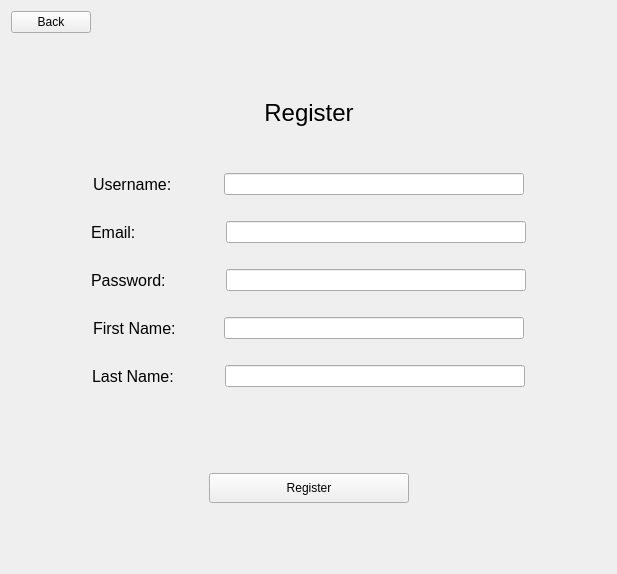
      <widget class="QWidget" name="register_form_page">
       <layout class="QVBoxLayout" name="verticalLayout_4">
        <item>
         <layout class="QVBoxLayout" name="verticalLayout_3">
          <item>
           <layout class="QHBoxLayout" name="horizontalLayout_14">
            <item>
             <widget class="QPushButton" name="backButton">
              <property name="text">
               <string>Back</string>
              </property>
             </widget>
            </item>
            <item>
             <spacer name="horizontalSpacer_58">
              <property name="orientation">
               <enum>Qt::Horizontal</enum>
              </property>
              <property name="sizeHint" stdset="0">
               <size>
                <width>40</width>
                <height>20</height>
               </size>
              </property>
             </spacer>
            </item>
            <item>
             <spacer name="horizontalSpacer_59">
              <property name="orientation">
               <enum>Qt::Horizontal</enum>
              </property>
              <property name="sizeHint" stdset="0">
               <size>
                <width>40</width>
                <height>20</height>
               </size>
              </property>
             </spacer>
            </item>
            <item>
             <spacer name="horizontalSpacer_60">
              <property name="orientation">
               <enum>Qt::Horizontal</enum>
              </property>
              <property name="sizeHint" stdset="0">
               <size>
                <width>40</width>
                <height>20</height>
               </size>
              </property>
             </spacer>
            </item>
           </layout>
          </item>
          <item>
           <spacer name="verticalSpacer_4">
            <property name="orientation">
             <enum>Qt::Vertical</enum>
            </property>
            <property name="sizeHint" stdset="0">
             <size>
              <width>20</width>
              <height>40</height>
             </size>
            </property>
           </spacer>
          </item>
          <item>
           <spacer name="horizontalSpacer_57">
            <property name="orientation">
             <enum>Qt::Horizontal</enum>
            </property>
            <property name="sizeHint" stdset="0">
             <size>
              <width>40</width>
              <height>20</height>
             </size>
            </property>
           </spacer>
          </item>
          <item>
           <layout class="QHBoxLayout" name="horizontalLayout_7">
            <item>
             <spacer name="horizontalSpacer_20">
              <property name="orientation">
               <enum>Qt::Horizontal</enum>
              </property>
              <property name="sizeHint" stdset="0">
               <size>
                <width>40</width>
                <height>20</height>
               </size>
              </property>
             </spacer>
            </item>
            <item>
             <widget class="QLabel" name="label_log_in_2">
              <property name="font">
               <font>
                <pointsize>18</pointsize>
               </font>
              </property>
              <property name="text">
               <string>Register</string>
              </property>
              <property name="alignment">
               <set>Qt::AlignCenter</set>
              </property>
             </widget>
            </item>
            <item>
             <spacer name="horizontalSpacer_21">
              <property name="orientation">
               <enum>Qt::Horizontal</enum>
              </property>
              <property name="sizeHint" stdset="0">
               <size>
                <width>40</width>
                <height>20</height>
               </size>
              </property>
             </spacer>
            </item>
           </layout>
          </item>
          <item>
           <spacer name="horizontalSpacer_22">
            <property name="orientation">
             <enum>Qt::Horizontal</enum>
            </property>
            <property name="sizeHint" stdset="0">
             <size>
              <width>40</width>
              <height>20</height>
             </size>
            </property>
           </spacer>
          </item>
          <item>
           <spacer name="horizontalSpacer_23">
            <property name="orientation">
             <enum>Qt::Horizontal</enum>
            </property>
            <property name="sizeHint" stdset="0">
             <size>
              <width>40</width>
              <height>20</height>
             </size>
            </property>
           </spacer>
          </item>
          <item>
           <layout class="QHBoxLayout" name="horizontalLayout_8">
            <item>
             <spacer name="horizontalSpacer_24">
              <property name="orientation">
               <enum>Qt::Horizontal</enum>
              </property>
              <property name="sizeHint" stdset="0">
               <size>
                <width>40</width>
                <height>20</height>
               </size>
              </property>
             </spacer>
            </item>
            <item>
             <spacer name="horizontalSpacer_25">
              <property name="orientation">
               <enum>Qt::Horizontal</enum>
              </property>
              <property name="sizeHint" stdset="0">
               <size>
                <width>40</width>
                <height>20</height>
               </size>
              </property>
             </spacer>
            </item>
            <item>
             <widget class="QLabel" name="label_username_log_in_2">
              <property name="font">
               <font>
                <pointsize>12</pointsize>
               </font>
              </property>
              <property name="text">
               <string>Username: </string>
              </property>
             </widget>
            </item>
            <item>
             <spacer name="horizontalSpacer_26">
              <property name="orientation">
               <enum>Qt::Horizontal</enum>
              </property>
              <property name="sizeHint" stdset="0">
               <size>
                <width>40</width>
                <height>20</height>
               </size>
              </property>
             </spacer>
            </item>
            <item>
             <widget class="QLineEdit" name="input_username_register">
              <property name="minimumSize">
               <size>
                <width>300</width>
                <height>0</height>
               </size>
              </property>
             </widget>
            </item>
            <item>
             <spacer name="horizontalSpacer_27">
              <property name="orientation">
               <enum>Qt::Horizontal</enum>
              </property>
              <property name="sizeHint" stdset="0">
               <size>
                <width>40</width>
                <height>20</height>
               </size>
              </property>
             </spacer>
            </item>
            <item>
             <spacer name="horizontalSpacer_28">
              <property name="orientation">
               <enum>Qt::Horizontal</enum>
              </property>
              <property name="sizeHint" stdset="0">
               <size>
                <width>40</width>
                <height>20</height>
               </size>
              </property>
             </spacer>
            </item>
           </layout>
          </item>
          <item>
           <spacer name="horizontalSpacer_56">
            <property name="orientation">
             <enum>Qt::Horizontal</enum>
            </property>
            <property name="sizeHint" stdset="0">
             <size>
              <width>40</width>
              <height>20</height>
             </size>
            </property>
           </spacer>
          </item>
          <item>
           <layout class="QHBoxLayout" name="horizontalLayout_13">
            <item>
             <spacer name="horizontalSpacer_51">
              <property name="orientation">
               <enum>Qt::Horizontal</enum>
              </property>
              <property name="sizeHint" stdset="0">
               <size>
                <width>40</width>
                <height>20</height>
               </size>
              </property>
             </spacer>
            </item>
            <item>
             <spacer name="horizontalSpacer_52">
              <property name="orientation">
               <enum>Qt::Horizontal</enum>
              </property>
              <property name="sizeHint" stdset="0">
               <size>
                <width>40</width>
                <height>20</height>
               </size>
              </property>
             </spacer>
            </item>
            <item>
             <widget class="QLabel" name="label_username_log_in_3">
              <property name="font">
               <font>
                <pointsize>12</pointsize>
               </font>
              </property>
              <property name="text">
               <string>Email:          </string>
              </property>
             </widget>
            </item>
            <item>
             <spacer name="horizontalSpacer_53">
              <property name="orientation">
               <enum>Qt::Horizontal</enum>
              </property>
              <property name="sizeHint" stdset="0">
               <size>
                <width>40</width>
                <height>20</height>
               </size>
              </property>
             </spacer>
            </item>
            <item>
             <widget class="QLineEdit" name="input_email_register">
              <property name="minimumSize">
               <size>
                <width>300</width>
                <height>0</height>
               </size>
              </property>
             </widget>
            </item>
            <item>
             <spacer name="horizontalSpacer_54">
              <property name="orientation">
               <enum>Qt::Horizontal</enum>
              </property>
              <property name="sizeHint" stdset="0">
               <size>
                <width>40</width>
                <height>20</height>
               </size>
              </property>
             </spacer>
            </item>
            <item>
             <spacer name="horizontalSpacer_55">
              <property name="orientation">
               <enum>Qt::Horizontal</enum>
              </property>
              <property name="sizeHint" stdset="0">
               <size>
                <width>40</width>
                <height>20</height>
               </size>
              </property>
             </spacer>
            </item>
           </layout>
          </item>
          <item>
           <spacer name="horizontalSpacer_29">
            <property name="orientation">
             <enum>Qt::Horizontal</enum>
            </property>
            <property name="sizeHint" stdset="0">
             <size>
              <width>40</width>
              <height>20</height>
             </size>
            </property>
           </spacer>
          </item>
          <item>
           <layout class="QHBoxLayout" name="horizontalLayout_9">
            <item>
             <spacer name="horizontalSpacer_30">
              <property name="orientation">
               <enum>Qt::Horizontal</enum>
              </property>
              <property name="sizeHint" stdset="0">
               <size>
                <width>40</width>
                <height>20</height>
               </size>
              </property>
             </spacer>
            </item>
            <item>
             <spacer name="horizontalSpacer_31">
              <property name="orientation">
               <enum>Qt::Horizontal</enum>
              </property>
              <property name="sizeHint" stdset="0">
               <size>
                <width>40</width>
                <height>20</height>
               </size>
              </property>
             </spacer>
            </item>
            <item>
             <widget class="QLabel" name="label_password_log_in_2">
              <property name="font">
               <font>
                <pointsize>12</pointsize>
               </font>
              </property>
              <property name="text">
               <string>Password:   </string>
              </property>
             </widget>
            </item>
            <item>
             <spacer name="horizontalSpacer_32">
              <property name="orientation">
               <enum>Qt::Horizontal</enum>
              </property>
              <property name="sizeHint" stdset="0">
               <size>
                <width>40</width>
                <height>20</height>
               </size>
              </property>
             </spacer>
            </item>
            <item>
             <widget class="QLineEdit" name="input_password_register">
              <property name="minimumSize">
               <size>
                <width>300</width>
                <height>0</height>
               </size>
              </property>
              <property name="echoMode">
               <enum>QLineEdit::Password</enum>
              </property>
             </widget>
            </item>
            <item>
             <spacer name="horizontalSpacer_33">
              <property name="orientation">
               <enum>Qt::Horizontal</enum>
              </property>
              <property name="sizeHint" stdset="0">
               <size>
                <width>40</width>
                <height>20</height>
               </size>
              </property>
             </spacer>
            </item>
            <item>
             <spacer name="horizontalSpacer_34">
              <property name="orientation">
               <enum>Qt::Horizontal</enum>
              </property>
              <property name="sizeHint" stdset="0">
               <size>
                <width>40</width>
                <height>20</height>
               </size>
              </property>
             </spacer>
            </item>
           </layout>
          </item>
          <item>
           <spacer name="horizontalSpacer_44">
            <property name="orientation">
             <enum>Qt::Horizontal</enum>
            </property>
            <property name="sizeHint" stdset="0">
             <size>
              <width>40</width>
              <height>20</height>
             </size>
            </property>
           </spacer>
          </item>
          <item>
           <layout class="QHBoxLayout" name="horizontalLayout_11">
            <item>
             <spacer name="horizontalSpacer_39">
              <property name="orientation">
               <enum>Qt::Horizontal</enum>
              </property>
              <property name="sizeHint" stdset="0">
               <size>
                <width>40</width>
                <height>20</height>
               </size>
              </property>
             </spacer>
            </item>
            <item>
             <spacer name="horizontalSpacer_40">
              <property name="orientation">
               <enum>Qt::Horizontal</enum>
              </property>
              <property name="sizeHint" stdset="0">
               <size>
                <width>40</width>
                <height>20</height>
               </size>
              </property>
             </spacer>
            </item>
            <item>
             <widget class="QLabel" name="label_password_log_in_3">
              <property name="font">
               <font>
                <pointsize>12</pointsize>
               </font>
              </property>
              <property name="text">
               <string>First Name:</string>
              </property>
             </widget>
            </item>
            <item>
             <spacer name="horizontalSpacer_41">
              <property name="orientation">
               <enum>Qt::Horizontal</enum>
              </property>
              <property name="sizeHint" stdset="0">
               <size>
                <width>40</width>
                <height>20</height>
               </size>
              </property>
             </spacer>
            </item>
            <item>
             <widget class="QLineEdit" name="input_first_name_register">
              <property name="minimumSize">
               <size>
                <width>300</width>
                <height>0</height>
               </size>
              </property>
             </widget>
            </item>
            <item>
             <spacer name="horizontalSpacer_42">
              <property name="orientation">
               <enum>Qt::Horizontal</enum>
              </property>
              <property name="sizeHint" stdset="0">
               <size>
                <width>40</width>
                <height>20</height>
               </size>
              </property>
             </spacer>
            </item>
            <item>
             <spacer name="horizontalSpacer_43">
              <property name="orientation">
               <enum>Qt::Horizontal</enum>
              </property>
              <property name="sizeHint" stdset="0">
               <size>
                <width>40</width>
                <height>20</height>
               </size>
              </property>
             </spacer>
            </item>
           </layout>
          </item>
          <item>
           <spacer name="horizontalSpacer_50">
            <property name="orientation">
             <enum>Qt::Horizontal</enum>
            </property>
            <property name="sizeHint" stdset="0">
             <size>
              <width>40</width>
              <height>20</height>
             </size>
            </property>
           </spacer>
          </item>
          <item>
           <layout class="QHBoxLayout" name="horizontalLayout_12">
            <item>
             <spacer name="horizontalSpacer_45">
              <property name="orientation">
               <enum>Qt::Horizontal</enum>
              </property>
              <property name="sizeHint" stdset="0">
               <size>
                <width>40</width>
                <height>20</height>
               </size>
              </property>
             </spacer>
            </item>
            <item>
             <spacer name="horizontalSpacer_46">
              <property name="orientation">
               <enum>Qt::Horizontal</enum>
              </property>
              <property name="sizeHint" stdset="0">
               <size>
                <width>40</width>
                <height>20</height>
               </size>
              </property>
             </spacer>
            </item>
            <item>
             <widget class="QLabel" name="label_password_log_in_4">
              <property name="font">
               <font>
                <pointsize>12</pointsize>
               </font>
              </property>
              <property name="text">
               <string>Last Name: </string>
              </property>
             </widget>
            </item>
            <item>
             <spacer name="horizontalSpacer_47">
              <property name="orientation">
               <enum>Qt::Horizontal</enum>
              </property>
              <property name="sizeHint" stdset="0">
               <size>
                <width>40</width>
                <height>20</height>
               </size>
              </property>
             </spacer>
            </item>
            <item>
             <widget class="QLineEdit" name="input_last_name_register">
              <property name="minimumSize">
               <size>
                <width>300</width>
                <height>0</height>
               </size>
              </property>
             </widget>
            </item>
            <item>
             <spacer name="horizontalSpacer_48">
              <property name="orientation">
               <enum>Qt::Horizontal</enum>
              </property>
              <property name="sizeHint" stdset="0">
               <size>
                <width>40</width>
                <height>20</height>
               </size>
              </property>
             </spacer>
            </item>
            <item>
             <spacer name="horizontalSpacer_49">
              <property name="orientation">
               <enum>Qt::Horizontal</enum>
              </property>
              <property name="sizeHint" stdset="0">
               <size>
                <width>40</width>
                <height>20</height>
               </size>
              </property>
             </spacer>
            </item>
           </layout>
          </item>
          <item>
           <spacer name="horizontalSpacer_35">
            <property name="orientation">
             <enum>Qt::Horizontal</enum>
            </property>
            <property name="sizeHint" stdset="0">
             <size>
              <width>40</width>
              <height>20</height>
             </size>
            </property>
           </spacer>
          </item>
          <item>
           <widget class="QLabel" name="loading_gif_register">
            <property name="text">
             <string/>
            </property>
            <property name="alignment">
             <set>Qt::AlignCenter</set>
            </property>
           </widget>
          </item>
          <item>
           <spacer name="verticalSpacer_5">
            <property name="orientation">
             <enum>Qt::Vertical</enum>
            </property>
            <property name="sizeHint" stdset="0">
             <size>
              <width>20</width>
              <height>40</height>
             </size>
            </property>
           </spacer>
          </item>
          <item>
           <layout class="QHBoxLayout" name="horizontalLayout_10">
            <item>
             <spacer name="horizontalSpacer_36">
              <property name="orientation">
               <enum>Qt::Horizontal</enum>
              </property>
              <property name="sizeHint" stdset="0">
               <size>
                <width>40</width>
                <height>20</height>
               </size>
              </property>
             </spacer>
            </item>
            <item>
             <widget class="QPushButton" name="register_Button">
              <property name="minimumSize">
               <size>
                <width>200</width>
                <height>30</height>
               </size>
              </property>
              <property name="text">
               <string>Register</string>
              </property>
             </widget>
            </item>
            <item>
             <spacer name="horizontalSpacer_37">
              <property name="orientation">
               <enum>Qt::Horizontal</enum>
              </property>
              <property name="sizeHint" stdset="0">
               <size>
                <width>40</width>
                <height>20</height>
               </size>
              </property>
             </spacer>
            </item>
           </layout>
          </item>
          <item>
           <spacer name="horizontalSpacer_38">
            <property name="orientation">
             <enum>Qt::Horizontal</enum>
            </property>
            <property name="sizeHint" stdset="0">
             <size>
              <width>40</width>
              <height>20</height>
             </size>
            </property>
           </spacer>
          </item>
          <item>
           <spacer name="verticalSpacer_6">
            <property name="orientation">
             <enum>Qt::Vertical</enum>
            </property>
            <property name="sizeHint" stdset="0">
             <size>
              <width>20</width>
              <height>40</height>
             </size>
            </property>
           </spacer>
          </item>
         </layout>
        </item>
       </layout>
      </widget>
